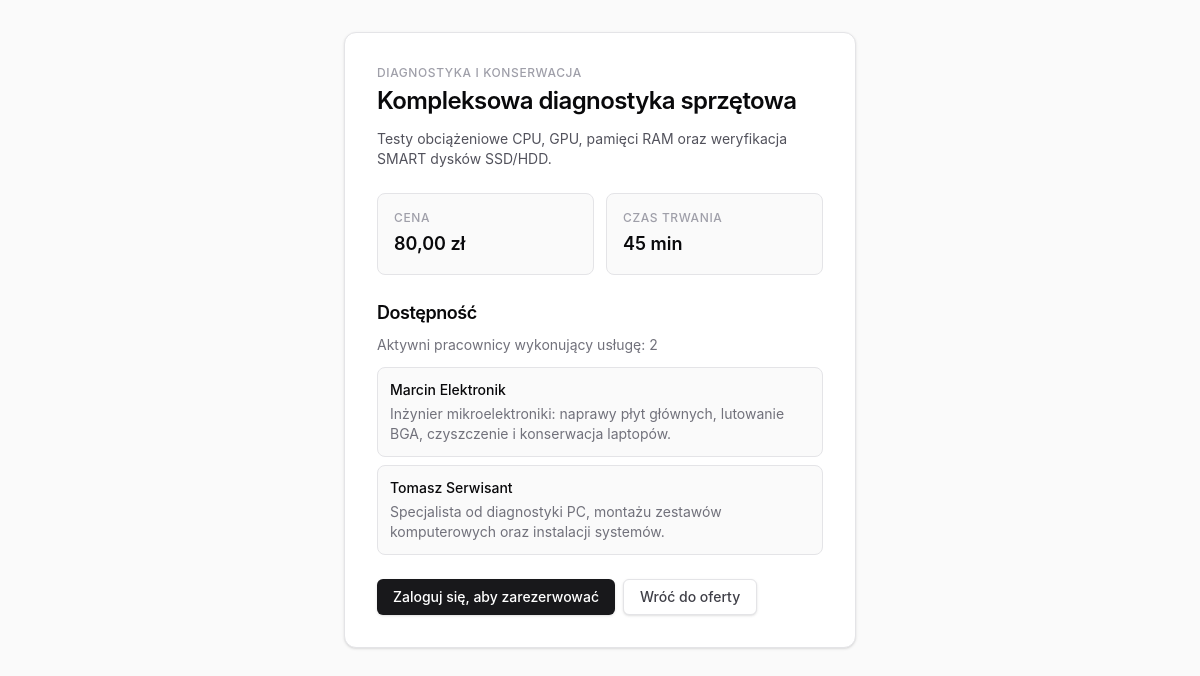
The app's page /usluga?id=2 with its own data.
### tables this page shows
CREATE TABLE uslugi (
    id INT UNSIGNED NOT NULL AUTO_INCREMENT,
    kategoria_id INT UNSIGNED NOT NULL,
    nazwa VARCHAR(150) NOT NULL,
    opis TEXT NULL,
    czas_trwania_minuty SMALLINT UNSIGNED NOT NULL,
    cena DECIMAL(10,2) NOT NULL,
    aktywna BOOLEAN NOT NULL DEFAULT TRUE,
    utworzono DATETIME NOT NULL DEFAULT CURRENT_TIMESTAMP,
    zaktualizowano DATETIME NOT NULL DEFAULT CURRENT_TIMESTAMP
        ON UPDATE CURRENT_TIMESTAMP,

    PRIMARY KEY (id),

    CONSTRAINT uq_uslugi_kategoria_nazwa
        UNIQUE (kategoria_id, nazwa),

    CONSTRAINT chk_uslugi_nazwa_niepusta
        CHECK (nazwa <> ''),

    CONSTRAINT chk_uslugi_czas_trwania
        CHECK (czas_trwania_minuty > 0),

    CONSTRAINT chk_uslugi_cena
        CHECK (cena >= 0),

    CONSTRAINT fk_uslugi_kategoria
        FOREIGN KEY (kategoria_id)
        REFERENCES kategorie_uslug (id)
        ON UPDATE CASCADE
        ON DELETE RESTRICT,

    INDEX idx_uslugi_aktywna_kategoria (
        aktywna,
        kategoria_id
    )
);

CREATE TABLE kategorie_uslug (
    id INT UNSIGNED NOT NULL AUTO_INCREMENT,
    nazwa VARCHAR(100) NOT NULL,
    opis TEXT NULL,
    aktywna BOOLEAN NOT NULL DEFAULT TRUE,
    utworzono DATETIME NOT NULL DEFAULT CURRENT_TIMESTAMP,
    zaktualizowano DATETIME NOT NULL DEFAULT CURRENT_TIMESTAMP
        ON UPDATE CURRENT_TIMESTAMP,

    PRIMARY KEY (id),

    CONSTRAINT uq_kategorie_uslug_nazwa
        UNIQUE (nazwa),

    CONSTRAINT chk_kategorie_uslug_nazwa_niepusta
        CHECK (nazwa <> '')
);

### app/auth.php (called while the page is built, shortened)
<?php
function auth_user_id(): ?int
{
    $userId = $_SESSION['user_id'] ?? null;
    if (!is_int($userId) || $userId <= 0) {
        return null;
    }
    return $userId;
}
function current_user(bool $fresh = false): ?array
{
    $userId = auth_user_id();
    if ($userId === null) {
        return null;
    }
    $row = user_find_by_id($userId);
    $user = $row;
    return $user;
}
function auth_base_path(): string
{
    return rtrim(str_replace('\\', '/', dirname($_SERVER['SCRIPT_NAME'] ?? '')), '/');
}
    ?>

### app/oferta.php (called while the page is built, shortened)
<?php
function oferta_db(): ?PDO
{
    $pdo = $GLOBALS['pdo'] ?? null;
    return $pdo;
}
function oferta_service_select_sql(): string
{
    return 'SELECT
                u.id,
                u.nazwa,
                u.opis,
                u.kategoria_id,
                k.nazwa AS kategoria_nazwa,
                u.cena,
                u.czas_trwania_minuty,
                (
                    SELECT COUNT(*)
                    FROM uslugi_pracownikow up
                    JOIN pracownicy p ON p.id = up.pracownik_id
                    JOIN uzytkownicy u2 ON u2.id = p.uzytkownik_id
                    WHERE up.usluga_id = u.id
                      AND up.aktywne = TRUE
                      AND p.aktywny = TRUE
                      AND u2.aktywny = TRUE
                ) AS pracownicy_active
             FROM uslugi u
             JOIN kategorie_uslug k ON k.id = u.kategoria_id';
}
function oferta_service_row(array $row): array
{
    return [
        'id' => (int) $row['id'],
        'nazwa' => (string) $row['nazwa'],
        'opis' => $row['opis'] !== null ? (string) $row['opis'] : null,
        'kategoria_id' => (int) $row['kategoria_id'],
        'kategoria_nazwa' => (string) $row['kategoria_nazwa'],
        'cena' => (string) $row['cena'],
        'czas_trwania_minuty' => (int) $row['czas_trwania_minuty'],
        'pracownicy_active' => (int) $row['pracownicy_active'],
    ];
}
function oferta_usluga_find(int $id): ?array
{
    $pdo = oferta_db();
    try {
        $statement = $pdo->prepare(
            oferta_service_select_sql()
            . ' WHERE u.id = :id
                  AND u.aktywna = TRUE
                  AND k.aktywna = TRUE
                LIMIT 1'
        );
        $statement->execute(['id' => $id]);
        $row = $statement->fetch(PDO::FETCH_ASSOC);
    } catch (PDOException $e) {
        error_log('Nie udało się pobrać usługi oferty: ' . $e->getMessage());
        return null;
    }
    return is_array($row) ? oferta_service_row($row) : null;
}
function oferta_pracownicy_uslugi(int $serviceId): ?array
{
    $pdo = oferta_db();
    try {
        $statement = $pdo->prepare(
            'SELECT u.imie, u.nazwisko, p.opis
             FROM uslugi_pracownikow up
             JOIN pracownicy p ON p.id = up.pracownik_id
             JOIN uzytkownicy u ON u.id = p.uzytkownik_id
             WHERE up.usluga_id = :usluga_id
               AND up.aktywne = TRUE
               AND p.aktywny = TRUE
               AND u.aktywny = TRUE
             ORDER BY u.nazwisko ASC, u.imie ASC, p.id ASC'
        );
        $statement->execute(['usluga_id' => $serviceId]);
        $rows = $statement->fetchAll(PDO::FETCH_ASSOC);
    } catch (PDOException $e) {
        error_log('Nie udało się pobrać pracowników usługi oferty: ' . $e->getMessage());
        return null;
    }
    $employees = [];
    foreach ($rows as $row) {
        $employees[] = [
            'imie' => (string) $row['imie'],
            'nazwisko' => (string) $row['nazwisko'],
            'opis' => $row['opis'] !== null ? (string) $row['opis'] : null,
        ];
    }
    return $employees;
}

### app/panel_ui.php (called while the page is built, shortened)
<?php
function panel_button_classes(string $variant): string
{
    return match ($variant) {
        'secondary' => 'inline-flex h-9 items-center justify-center gap-2 rounded-md border border-zinc-200 bg-white px-4 text-sm font-medium text-zinc-700 shadow-sm transition-colors hover:bg-zinc-100 hover:text-zinc-900 focus-visible:outline-none focus-visible:ring-2 focus-visible:ring-zinc-300 focus-visible:ring-offset-2 disabled:cursor-not-allowed disabled:opacity-60 dark:border-zinc-700 dark:bg-zinc-900 dark:text-zinc-200 dark:hover:bg-zinc-800 dark:hover:text-zinc-50 dark:focus-visible:ring-offset-zinc-900',
        'danger' => 'inline-flex h-9 items-center justify-center gap-2 rounded-md bg-red-600 px-4 text-sm font-medium text-white shadow-sm transition-colors hover:bg-red-700 focus-visible:outline-none focus-visible:ring-2 focus-visible:ring-red-300 focus-visible:ring-offset-2 disabled:cursor-not-allowed disabled:opacity-60 dark:bg-red-600 dark:hover:bg-red-500 dark:focus-visible:ring-offset-zinc-900',
        'ghost' => 'inline-flex h-9 items-center justify-center gap-2 rounded-md px-4 text-sm font-medium text-zinc-600 transition-colors hover:bg-zinc-100 hover:text-zinc-900 focus-visible:outline-none focus-visible:ring-2 focus-visible:ring-zinc-300 focus-visible:ring-offset-2 disabled:cursor-not-allowed disabled:opacity-60 dark:text-zinc-400 dark:hover:bg-zinc-800 dark:hover:text-zinc-50 dark:focus-visible:ring-offset-zinc-900',
        default => 'inline-flex h-9 items-center justify-center gap-2 rounded-md bg-zinc-900 px-4 text-sm font-medium text-white shadow-sm transition-colors hover:bg-zinc-800 focus-visible:outline-none focus-visible:ring-2 focus-visible:ring-zinc-400 focus-visible:ring-offset-2 disabled:cursor-not-allowed disabled:opacity-60 dark:bg-zinc-50 dark:text-zinc-900 dark:hover:bg-zinc-200 dark:focus-visible:ring-offset-zinc-900',
    };
}
    ?>

### public/usluga.php (the view, shortened to what this page needs)
<?php
require_once dirname(__DIR__) . '/app/layout.php';
require_once dirname(__DIR__) . '/app/panel_ui.php';
require_once dirname(__DIR__) . '/app/oferta.php';
$basePath = auth_base_path();
$user = current_user();
$isClient = is_array($user) && (string) ($user['rola'] ?? '') === 'klient';
$isAnonymous = $user === null;
$serviceId = oferta_id_value($_GET['id'] ?? null);
$service = $serviceId !== null ? oferta_usluga_find($serviceId) : null;
    ?>
    <?php
$employees = oferta_pracownicy_uslugi($service['id']) ?? [];
$employeeCount = count($employees);
?>
    <main class="mx-auto w-full max-w-xl p-4 sm:p-8">
        <div class="rounded-xl border border-zinc-200 bg-white p-6 shadow-sm dark:border-zinc-800 dark:bg-zinc-900 sm:p-8">
            <p class="text-xs font-medium uppercase tracking-wider text-zinc-400 dark:text-zinc-500">
                <a href="<?= htmlspecialchars($basePath . '/oferta?kategoria=' . $service['kategoria_id'], ENT_QUOTES, 'UTF-8') ?>"
                    class="underline-offset-4 hover:underline">
                    <?= htmlspecialchars($service['kategoria_nazwa'], ENT_QUOTES, 'UTF-8') ?>
                </a>
            </p>
            <h1 class="mt-1 text-2xl font-semibold tracking-tight">
                <?= htmlspecialchars($service['nazwa'], ENT_QUOTES, 'UTF-8') ?>
            </h1>
            <?php if ($service['opis'] !== null && $service['opis'] !== ''): ?>
                <p class="mt-3 text-sm text-zinc-600 dark:text-zinc-300">
                    <?= htmlspecialchars($service['opis'], ENT_QUOTES, 'UTF-8') ?>
                </p>
            <?php endif; ?>
            <dl class="mt-6 grid grid-cols-1 gap-3 sm:grid-cols-2">
                <div class="rounded-lg border border-zinc-200 bg-zinc-50 p-4 dark:border-zinc-800 dark:bg-zinc-950/50">
                    <dt class="text-xs font-medium uppercase tracking-wider text-zinc-400 dark:text-zinc-500">Cena</dt>
                    <dd class="mt-1 text-lg font-semibold">
                        <?= number_format((float) $service['cena'], 2, ',', ' ') ?> zł
                    </dd>
                </div>
                <div class="rounded-lg border border-zinc-200 bg-zinc-50 p-4 dark:border-zinc-800 dark:bg-zinc-950/50">
                    <dt class="text-xs font-medium uppercase tracking-wider text-zinc-400 dark:text-zinc-500">Czas trwania</dt>
                    <dd class="mt-1 text-lg font-semibold"><?= $service['czas_trwania_minuty'] ?> min</dd>
                </div>
            </dl>
            <section class="mt-6">
                <h2 class="text-lg font-semibold tracking-tight">Dostępność</h2>
                <?php if ($employeeCount === 0): ?>
                    <p class="mt-2 rounded-lg border border-amber-200 bg-amber-50 p-4 text-sm text-amber-800 dark:border-amber-900/60 dark:bg-amber-950/40 dark:text-amber-200">
                        Usługa jest chwilowo niedostępna — brak aktywnego pracownika.
                    </p>
                <?php else: ?>
                    <p class="mt-2 text-sm text-zinc-500 dark:text-zinc-400">
                        Aktywni pracownicy wykonujący usługę: <?= $employeeCount ?>
                    </p>
                    <ul class="mt-3 space-y-2">
                        <?php foreach ($employees as $employee): ?>
                            <li class="rounded-lg border border-zinc-200 bg-zinc-50 p-3 text-sm dark:border-zinc-800 dark:bg-zinc-950/50">
                                <span class="font-medium">
                                    <?= htmlspecialchars($employee['imie'] . ' ' . $employee['nazwisko'], ENT_QUOTES, 'UTF-8') ?>
                                </span>
                                <?php if ($employee['opis'] !== null && $employee['opis'] !== ''): ?>
                                    <span class="mt-1 block text-zinc-500 dark:text-zinc-400">
                                        <?= htmlspecialchars($employee['opis'], ENT_QUOTES, 'UTF-8') ?>
                                    </span>
                                <?php endif; ?>
                            </li>
                        <?php endforeach; ?>
                    </ul>
                <?php endif; ?>
            </section>
            <?php
            $reservationHref = $isClient
                ? $basePath . '/rezerwacja?usluga=' . $service['id']
                : ($isAnonymous
                    ? $basePath . '/login'
                    : $basePath . '/' . auth_role_home_path((string) ($user['rola'] ?? '')));
            $reservationLabel = $isClient
                ? 'Zarezerwuj termin'
                : ($isAnonymous ? 'Zaloguj się, aby zarezerwować' : 'Przejdź do panelu');
            ?>
            <div class="mt-6 flex flex-col gap-2 sm:flex-row">
                <a href="<?= htmlspecialchars($reservationHref, ENT_QUOTES, 'UTF-8') ?>"
                    class="<?= panel_button_classes('primary') ?>">
                    <?= htmlspecialchars($reservationLabel, ENT_QUOTES, 'UTF-8') ?>
                </a>
                <a href="<?= htmlspecialchars($basePath . '/oferta', ENT_QUOTES, 'UTF-8') ?>"
                    class="<?= panel_button_classes('secondary') ?>">
                    Wróć do oferty
                </a>
            </div>
        </div>
    </main>

### records on screen
uslugi: kategoria.nazwa "DIAGNOSTYKA I KONSERWACJA", nazwa "Kompleksowa diagnostyka sprzętowa", opis "Testy obciążeniowe CPU, GPU, pamięci RAM oraz weryfikacja SMART dysków SSD/HDD.", cena "80,00", czas_trwania_minuty "45"

### other values on screen
$employeeCount "2"
$employee['imie'] . ' ' . $employee['nazwisko'] "Marcin Elektronik"
$employee['opis'] "Inżynier mikroelektroniki: naprawy płyt głównych, lutowanie BGA, czyszczenie i konserwacja laptopów."
$employee['imie'] . ' ' . $employee['nazwisko'] "Tomasz Serwisant"
$employee['opis'] "Specjalista od diagnostyki PC, montażu zestawów komputerowych oraz instalacji systemów."
$reservationLabel "Zaloguj się, aby zarezerwować"
